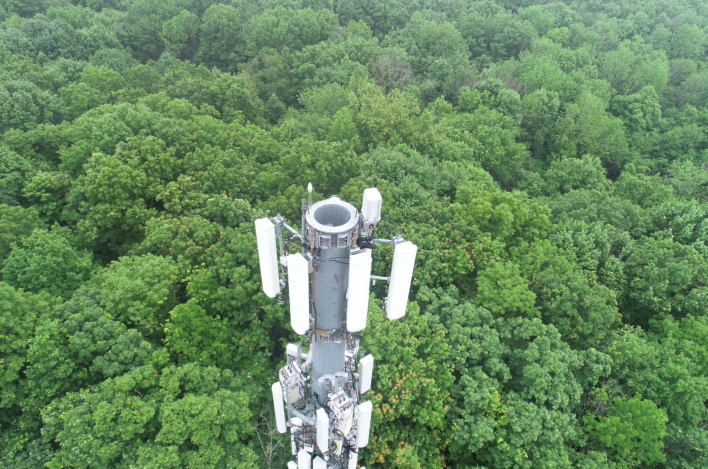
#> input picture img/5.png, 1415 x 937 px, found by its file name (shown at 1/2 size)
$ python test2.py
#> lines starting #> are read from the running program, lines starting #| are printed output that depends on the picture; after the words box and inside, x2 and y2 are one past the last pixel; in counts of white or black regions, pixels touching at a corner belong together
import numpy as np
import cv2
import imutils

# loading the image
# org_image = cv2.imread("images/16.png")
org_image = cv2.imread("images/5.png")
#> org_image is the input picture: shape (937, 1415, 3); mean B, G, R 95.3, 136.9, 103.5
# org_image = cv2.imread("images/7.JPG")
# org_image = cv2.imread("images/8.png")
# org_image = cv2.imread("images/9.png")

dim = (800, 900)

# resize image
resized = cv2.resize(org_image, dim, interpolation = cv2.INTER_AREA)
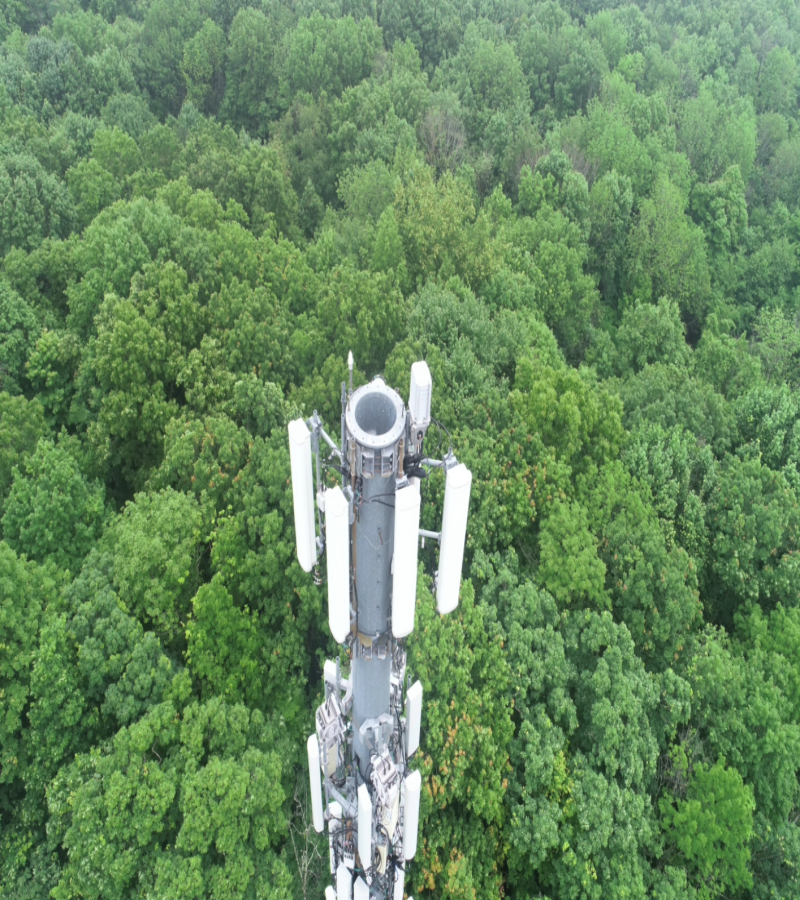
#> resized: shape (900, 800, 3); mean B, G, R 95.3, 136.9, 103.5

# image copy
img_copy = resized.copy()

height, width, channels = img_copy.shape
#> height = 900; width = 800; channels = 3
x1 = int(width * 0.2)
#> x1 = 160
x2 = int(width * 0.8)
#> x2 = 640
y1 = 0
y2 = height
#> y2 = 900

crop_img = img_copy[y1:y2, x1:x2] # Crop
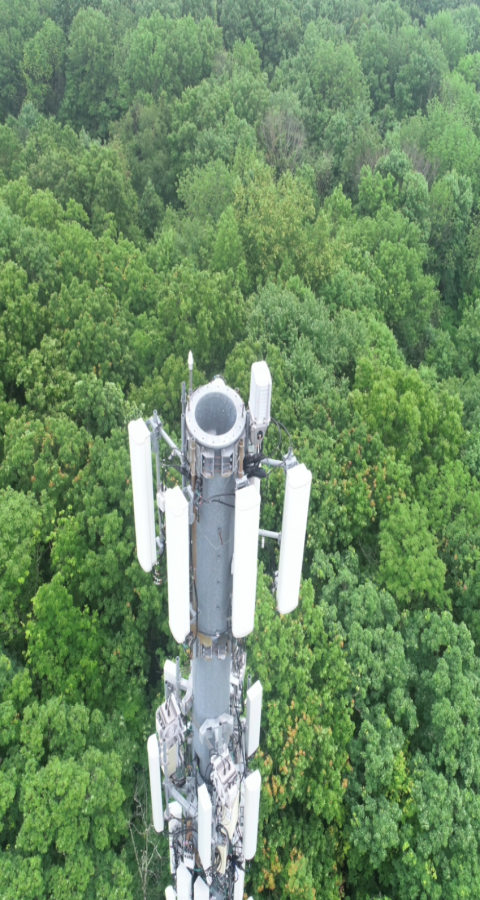
#> crop_img: shape (900, 480, 3); mean B, G, R 101, 140.4, 109.7

# resize image
image = cv2.resize(crop_img, dim, interpolation = cv2.INTER_AREA)
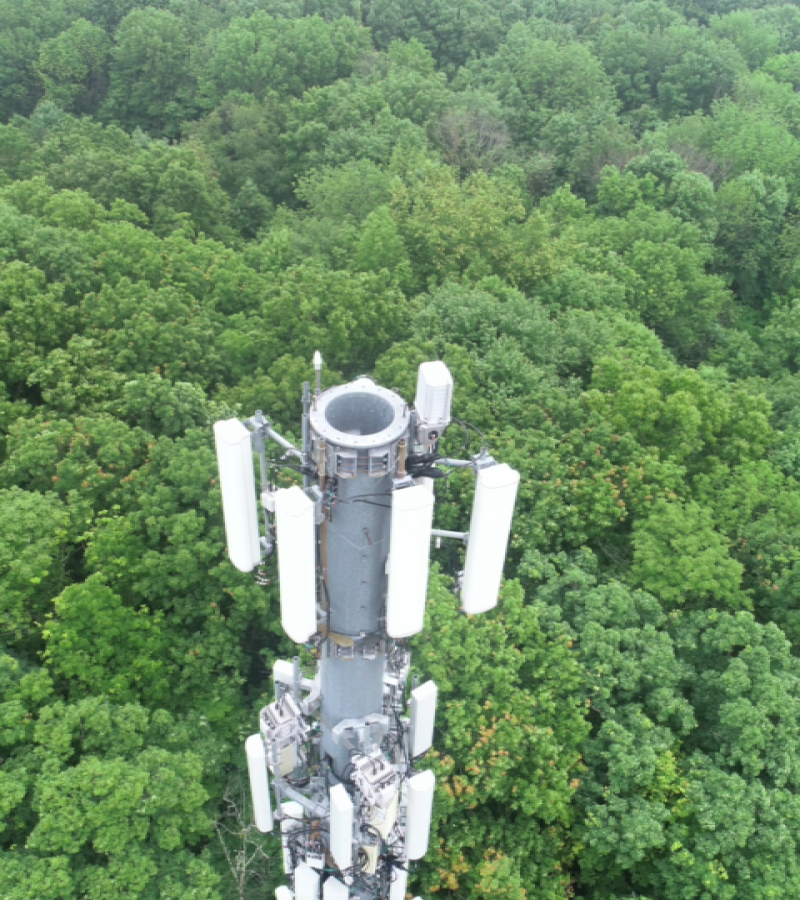
#> image: shape (900, 800, 3); mean B, G, R 101, 140.4, 109.7
image_copy = image.copy()
# cv2.imshow('Original', image)
# cv2.waitKey(0)

# Convert to RGB
image_rgb=cv2.cvtColor(image,cv2.COLOR_BGR2RGB)

blur = cv2.GaussianBlur(image_rgb, (7, 7), 2)

# Convert to Gray
blur_gray = cv2.cvtColor(blur,cv2.COLOR_RGB2GRAY)
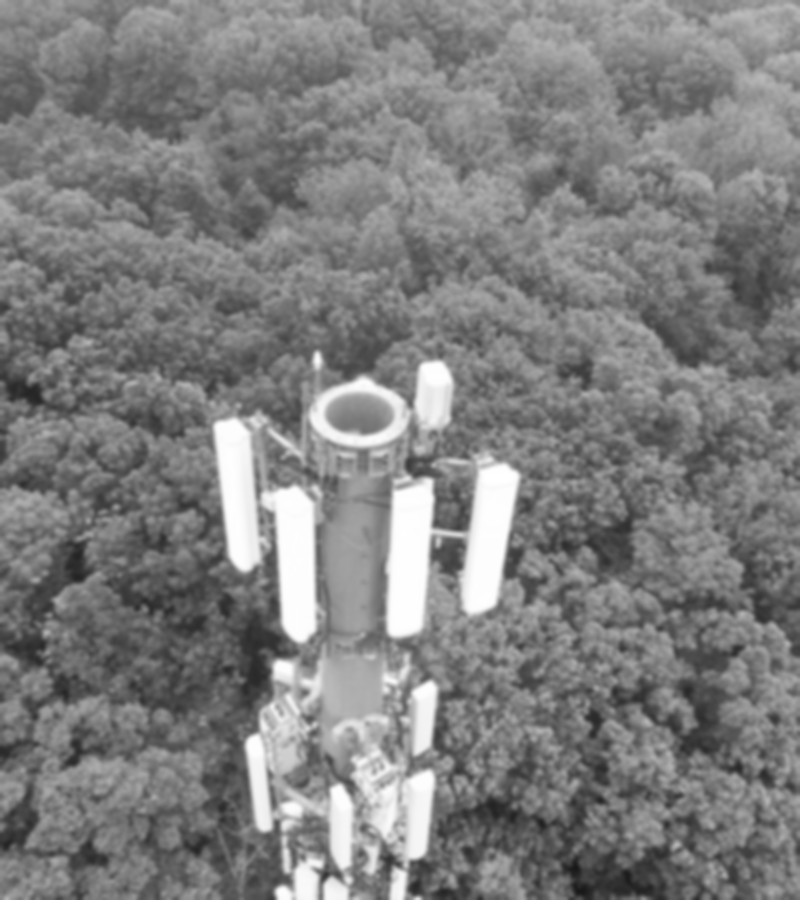
#> blur_gray: shape (900, 800); min 24, max 255, mean 126.7

ret, thresh = cv2.threshold(blur_gray,135,255,cv2.THRESH_BINARY+cv2.THRESH_OTSU)
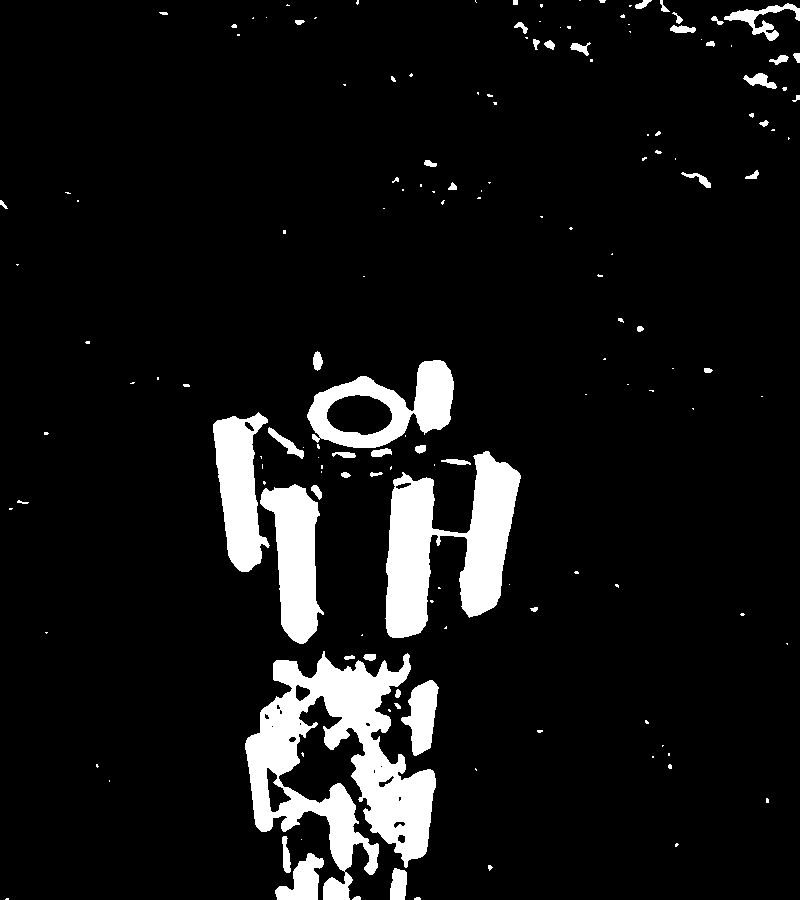
#> thresh: shape (900, 800); 8.2% white; 158 white regions (105 under 20 px), largest, box (x1, y1, x2, y2) and area: (245, 651, 436, 900) 20556, (385, 451, 521, 638) 12971, (260, 484, 324, 644) 5979
#> ret = 169

cv2.imshow('blur', thresh)
cv2.waitKey()

edges = cv2.Canny(image=thresh, threshold1=100, threshold2=200, apertureSize = 3) # Canny Edge Detection
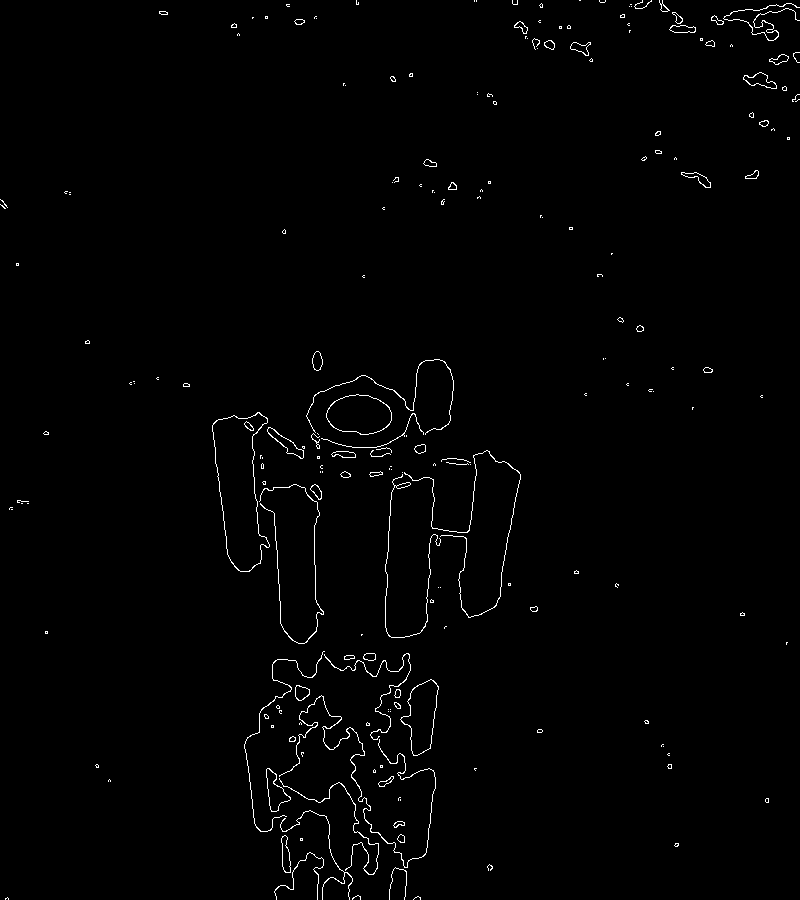
#> edges: shape (900, 800); 1.1% white in thin lines or dots

# Display Canny Edge Detection Image
cv2.imshow('Canny Edge Detection', edges)
cv2.waitKey(0)

# # Fill rectangular contours
contours, hierarchy  = cv2.findContours(edges, cv2.RETR_TREE, cv2.CHAIN_APPROX_SIMPLE)
#> contours = 306 contours, 212 with area under 20; largest, box (x1, y1, x2, y2) and area: (212, 412, 270, 572) 5590, (212, 412, 270, 572) 5558, (326, 394, 392, 435) 1986, (326, 394, 392, 435) 1965, (400, 679, 439, 756) 1692
# cv2.drawContours(image_copy, contours, -1, (0, 0, 255), 1, cv2.LINE_AA)

for contour in contours:
    # if cv2.contourArea(contour) > cv2.arcLength(contour, True):
        len_contour = 0.01*cv2.arcLength(contour, True)

        if (13 > len_contour) and (len_contour > 1):
            approx = cv2.approxPolyDP(contour, len_contour, True)
            # detect the shapes.
            # Position for writing text
            x,y = approx[0][0]

            if len(approx) > 5:
                cv2.drawContours(image_copy, [approx], -1, (0, 255, 0), 1, cv2.LINE_AA)
                cv2.putText(image_copy, "Antena", (x, y), cv2.FONT_HERSHEY_COMPLEX, 1, (0, 0, 255), 1)
#> this loop made 306 passes
#> (len_contour, x, y) on passes 4, 6, 17, 23, 29, 30, 68, 69, 72, 75, 101, 104: (1.53, 395, 867), (2.97, 323, 859), (4.63, 284, 818), (5.94, 279, 778), (1.19, 267, 768), (1.18, 267, 768), (2.04, 431, 679), (2.01, 431, 679), (6.04, 324, 654), (6.84, 324, 651), (8.21, 264, 488), (7.23, 402, 474)
#> len_contour on passes 1, 2, 3, 5, 7, 8: 0.111, 0.207, 0.261, 0.312, 0.122, 0.105
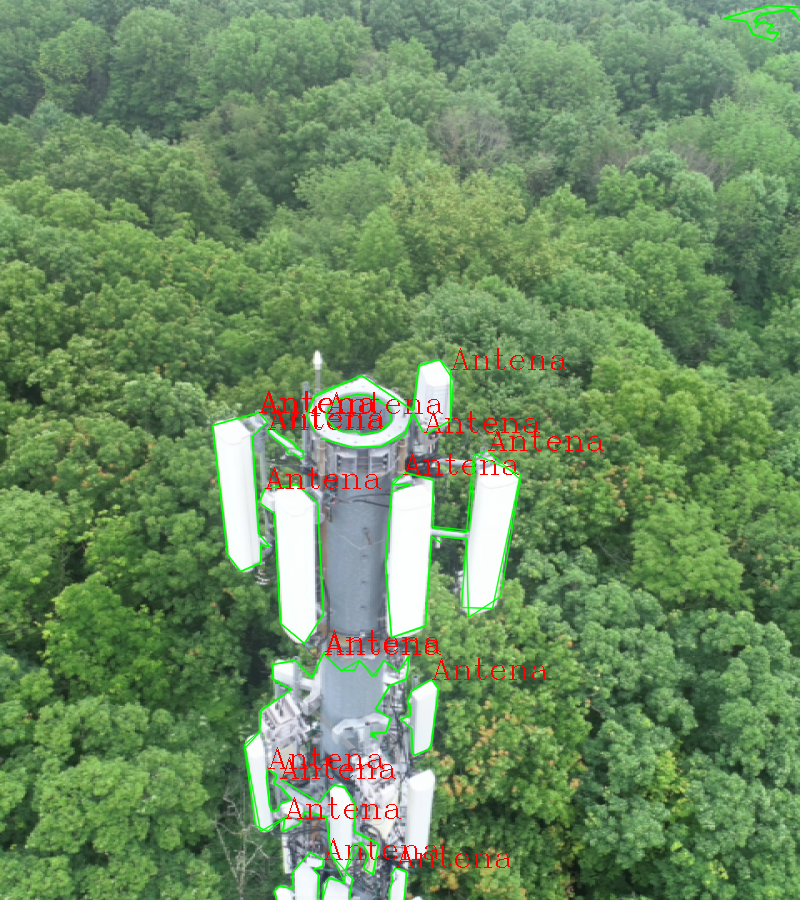
#> image_copy: shape (900, 800, 3); 2.86% of pixels changed, all inside (x1, y1, x2, y2) = (211, 4, 800, 900)

cv2.imshow('contour', image_copy)
cv2.waitKey(0)

cv2.destroyAllWindows()

$ run again, with img/16.png copied over img/5.png
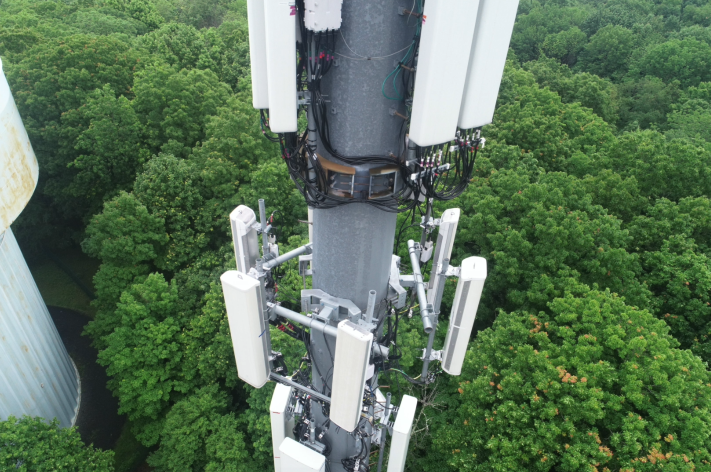
#> input picture img/16.png, 1421 x 944 px, found by its file name (shown at 1/2 size)
#> org_image is the input picture: shape (944, 1421, 3); mean B, G, R 89.6, 115.5, 91.8
#> `ret, thresh = cv2.threshold(blur_gray,135,255,cv2.THRESH_BINARY+cv2.TH..`:
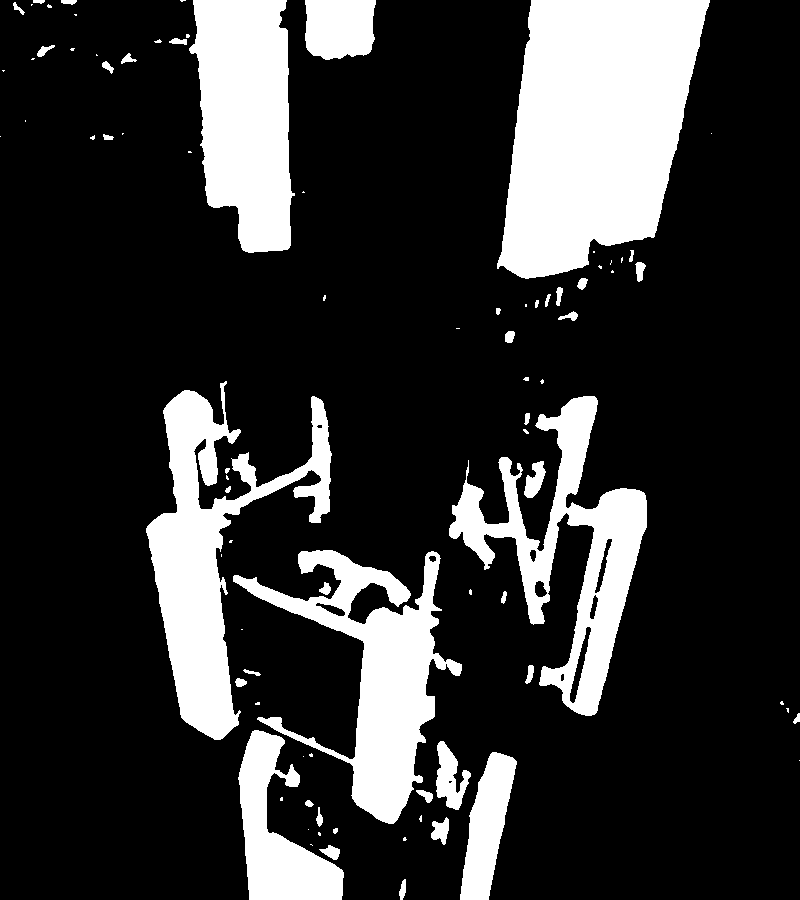
#> thresh: shape (900, 800); 20.4% white; 88 white regions (45 under 20 px), largest, box (x1, y1, x2, y2) and area: (497, 0, 710, 279) 42674, (146, 381, 332, 740) 22572, (189, 0, 295, 253) 20477
#> ret = 153
#> edges: shape (900, 800); 1.4% white in thin lines or dots
#> contours = 180 contours, 103 with area under 20; largest, box (x1, y1, x2, y2) and area: (435, 740, 471, 810) 1297, (435, 740, 471, 810) 1272, (523, 460, 546, 498) 475, (523, 460, 546, 498) 463, (569, 626, 591, 703) 426
#> the loop `for contour in contours:` made 180 passes
#> (len_contour, x, y) on passes 29, 30, 31, 35, 51, 52, 53, 74: (6.79, 499, 752), (2.4, 441, 740), (2.38, 441, 740), (10.37, 253, 730), (1.72, 588, 626), (1.7, 588, 626), (1.61, 432, 610), (1.26, 610, 538)
#> after the loop `for contour in contours:`:
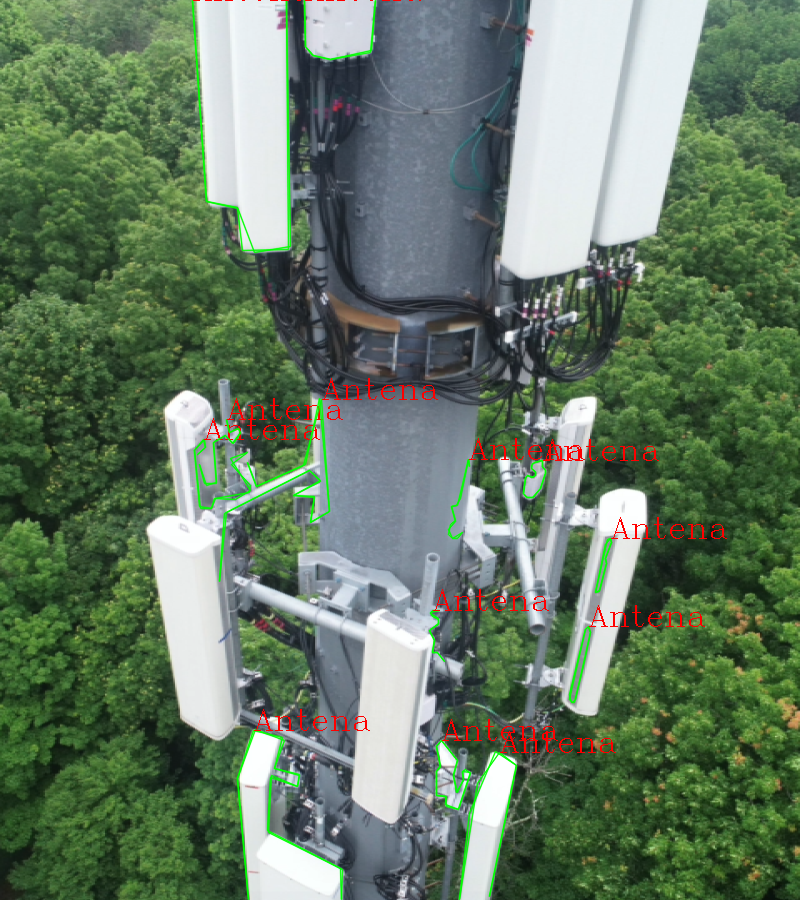
#> image_copy: shape (900, 800, 3); mean B, G, R 100.8, 122.9, 102.4

$ run again, with img/9.png copied over img/5.png
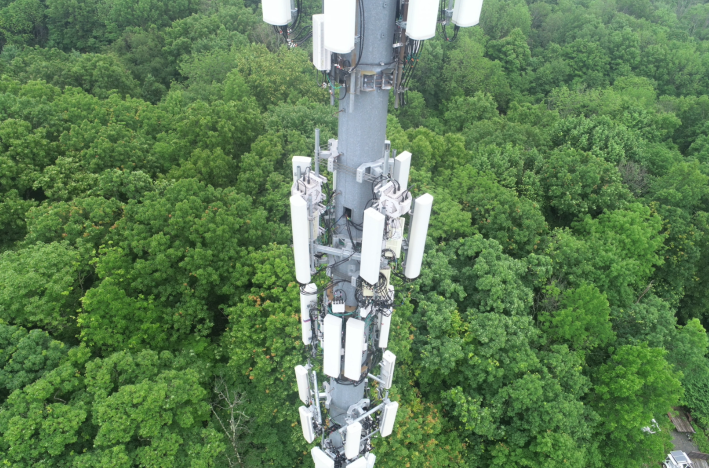
#> input picture img/9.png, 1418 x 936 px, found by its file name (shown at 1/2 size)
#> org_image is the input picture: shape (936, 1418, 3); mean B, G, R 85.9, 126.2, 95.7
#> `ret, thresh = cv2.threshold(blur_gray,135,255,cv2.THRESH_BINARY+cv2.TH..`:
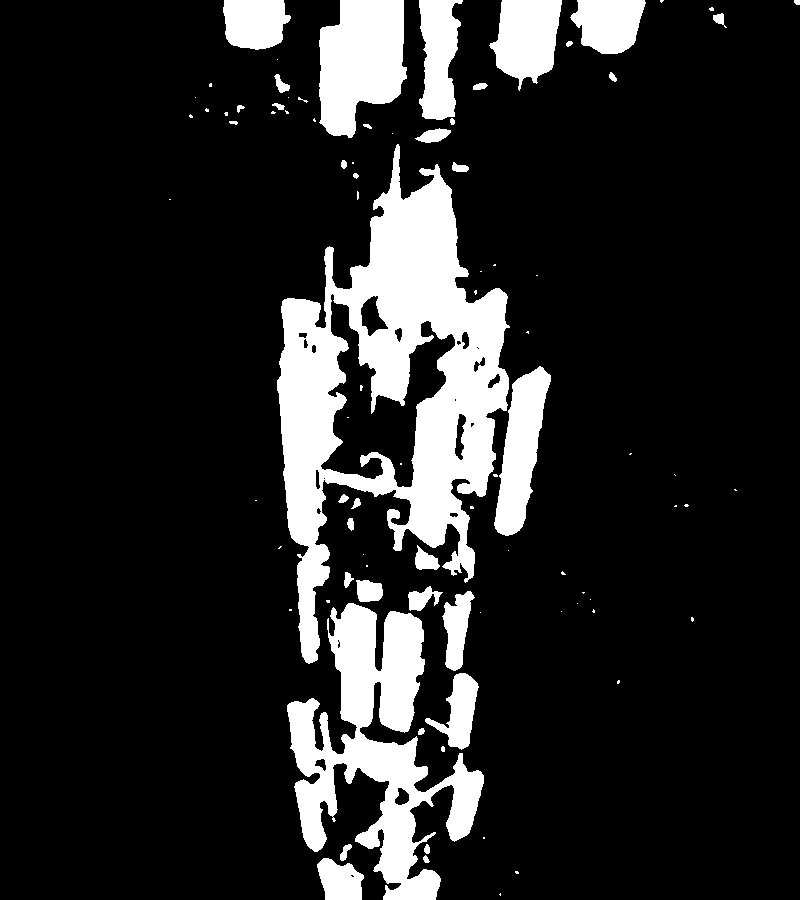
#> thresh: shape (900, 800); 15.2% white; 89 white regions (51 under 20 px), largest, box (x1, y1, x2, y2) and area: (277, 144, 510, 664) 49102, (287, 603, 484, 900) 23369, (319, 0, 407, 138) 9111
#> ret = 157
#> edges: shape (900, 800); 1.4% white in thin lines or dots, all inside (x1, y1, x2, y2) = (168, 0, 800, 900)
#> contours = 195 contours, 118 with area under 20; largest, box (x1, y1, x2, y2) and area: (424, 672, 479, 750) 1892, (424, 672, 479, 750) 1865, (442, 590, 475, 671) 1512, (442, 590, 475, 671) 1496, (360, 296, 388, 336) 584
#> the loop `for contour in contours:` made 195 passes
#> (len_contour, x, y) on passes 6, 9, 25, 26, 42, 51, 52, 53: (2.5, 317, 863), (1.91, 414, 855), (2.52, 464, 672), (2.51, 460, 672), (6.89, 332, 607), (2.14, 469, 590), (2.13, 469, 590), (1.92, 442, 591)
#> after the loop `for contour in contours:`:
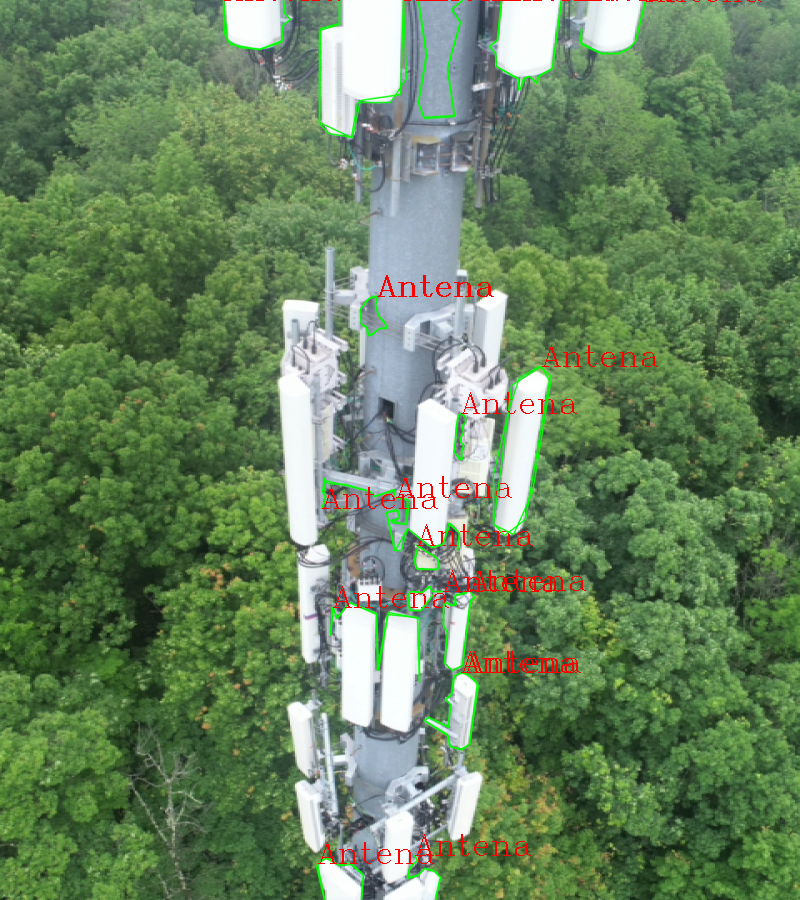
#> image_copy: shape (900, 800, 3); mean B, G, R 95, 131.4, 104.4
